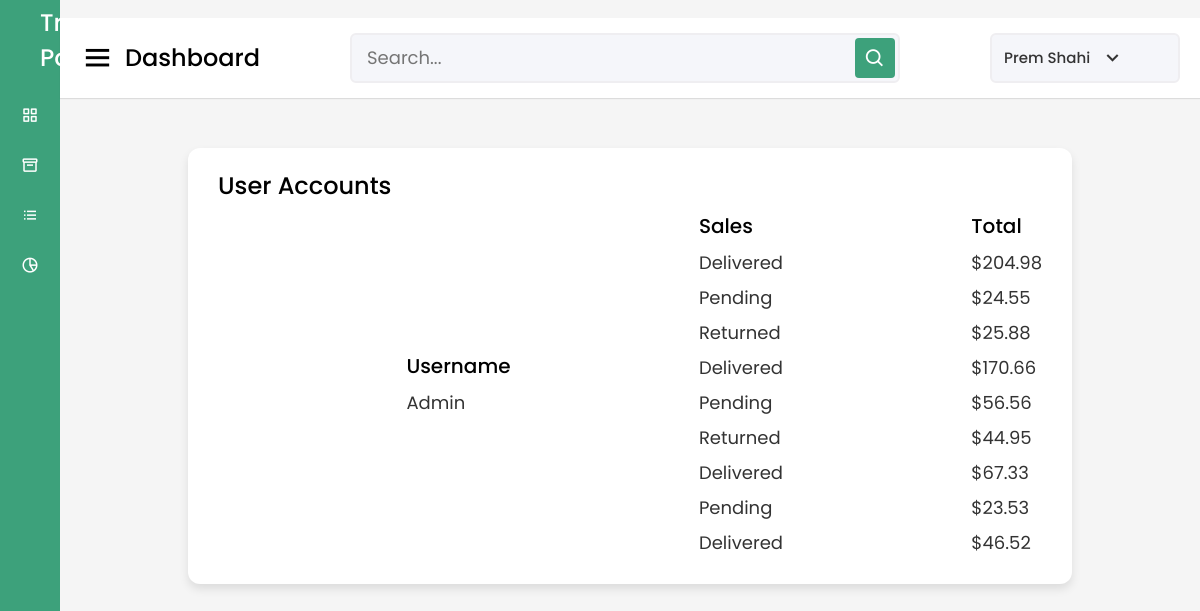
/adminpanel-userAccounts.php, run on an earlier commit of the app's database.
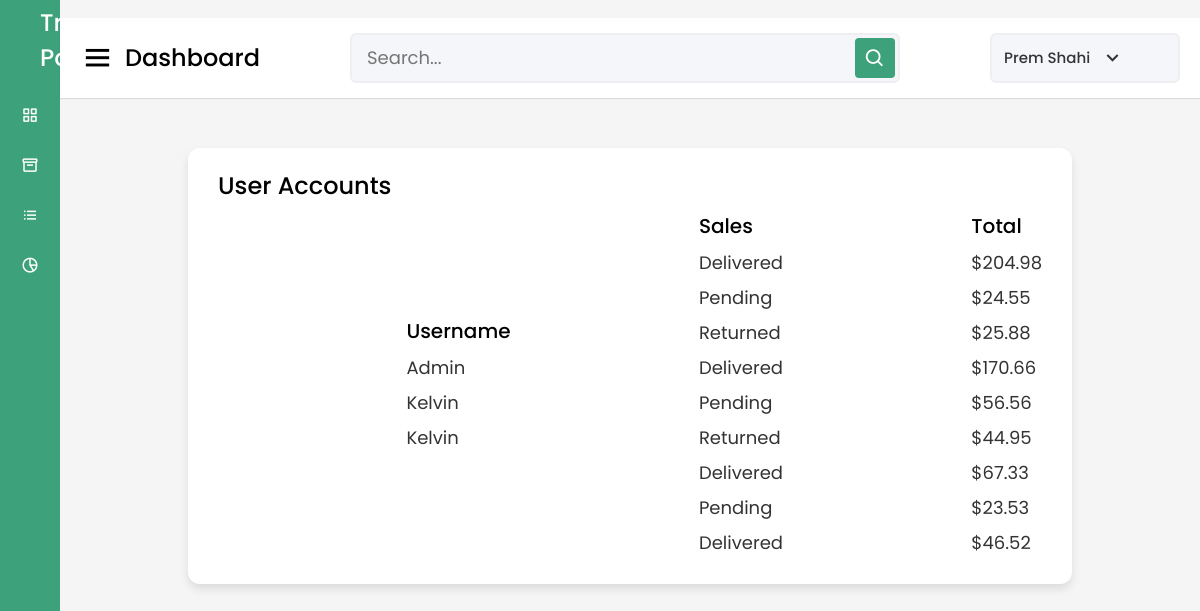
And on a later commit of the database.
### tables this page shows
CREATE TABLE `users` (
  `users_id` int(11) NOT NULL,
  `username` varchar(100) NOT NULL,
  `password` varchar(255) NOT NULL,
  `admin` tinyint(4) NOT NULL
);

### adminpanel-userAccounts.php (the view, shortened to what this page needs)
<!DOCTYPE html>
<html lang="en" dir="ltr">
  <head>
    <link rel="stylesheet" href="style.css">
    <link href='https://unpkg.com/boxicons@2.0.7/css/boxicons.min.css' rel='stylesheet'>
     <link rel="stylesheet" href="css/adminPanel-locations.css" />
   </head>
<body>
  <?php include_once "includes/connect.php"; ?>
  <div class="sidebar">
    <div class="logo-details">
      <span class="logo_name">Travel Point</span>
    </div>
      <ul class="nav-links">
        <li>
          <a href="adminpanel.php" class="active">
            <i class='bx bx-grid-alt' ></i>
            <span class="links_name">Dashboard</span>
          </a>
        </li>
        <li>
          <a href="adminpanel-locations.php">
            <i class='bx bx-box' ></i>
            <span class="links_name">locations</span>
          </a>
        </li>
        <li>
        <a href="adminpanel-userAccounts.php">
            <i class='bx bx-list-ul' ></i>
            <span class="links_name">user accounts</span>
          </a>
        </li>
        <li>
        <a href="adminpanel-bookedTravels.php">
            <i class='bx bx-pie-chart-alt-2' ></i>
            <span class="links_name">Bookings</span>
          </a>
        </li>
      </ul>
  </div>
  <section class="home-section">
    <nav>
      <div class="sidebar-button">
        <i class='bx bx-menu sidebarBtn'></i>
        <span class="dashboard">Dashboard</span>
      </div>
      <div class="search-box">
        <input type="text" placeholder="Search...">
        <i class='bx bx-search' ></i>
      </div>
      <div class="profile-details">
        <span class="admin_name">Prem Shahi</span>
        <i class='bx bx-chevron-down' ></i>
      </div>
    </nav>
    <div class="home-content">
      <div class="sales-boxes">
        <div class="recent-sales box">
          <div class="title">User accounts</div>
          <div class="sales-details">
            <ul class="details">
            <li class="topic">Username</li>
            <?php
            $sql = "SELECT * FROM users";
            $stmt = $connect->prepare($sql);
            $stmt->execute();
            $result = $stmt->fetchAll();
            foreach($result as $item){ ?>
            <li><a href="#"><?php echo $item['username'] ?></a></li>
            <?php } ?>
          </ul>
          <ul class="details">
            <li class="topic">Sales</li>
            <li><a href="#">Delivered</a></li>
            <li><a href="#">Pending</a></li>
            <li><a href="#">Returned</a></li>
            <li><a href="#">Delivered</a></li>
            <li><a href="#">Pending</a></li>
            <li><a href="#">Returned</a></li>
            <li><a href="#">Delivered</a></li>
             <li><a href="#">Pending</a></li>
            <li><a href="#">Delivered</a></li>
          </ul>
          <ul class="details">
            <li class="topic">Total</li>
            <li><a href="#">$204.98</a></li>
            <li><a href="#">$24.55</a></li>
            <li><a href="#">$25.88</a></li>
            <li><a href="#">$170.66</a></li>
            <li><a href="#">$56.56</a></li>
            <li><a href="#">$44.95</a></li>
            <li><a href="#">$67.33</a></li>
             <li><a href="#">$23.53</a></li>
             <li><a href="#">$46.52</a></li>
          </ul>
          </div>
        </div>
    </div>
  </section>
</body>
</html>

What changed in the data, as far as the page shows it:
added users: username "Kelvin"
added users: username "Kelvin"
